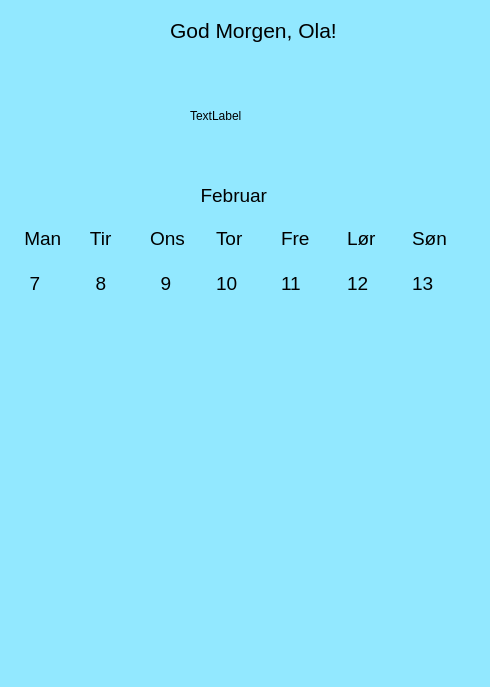
<?xml version="1.0" encoding="UTF-8"?>
<ui version="4.0">
 <class>MainWindow</class>
 <widget class="QMainWindow" name="MainWindow">
  <property name="enabled">
   <bool>true</bool>
  </property>
  <property name="geometry">
   <rect>
    <x>0</x>
    <y>0</y>
    <width>490</width>
    <height>687</height>
   </rect>
  </property>
  <property name="windowTitle">
   <string>MainWindow</string>
  </property>
  <property name="styleSheet">
   <string notr="true">background-color: rgb(146, 232, 255);</string>
  </property>
  <widget class="QWidget" name="centralwidget">
   <property name="styleSheet">
    <string notr="true">background-color: rgb(146, 232, 255);
border:none;</string>
   </property>
   <widget class="QGroupBox" name="groupBox">
    <property name="geometry">
     <rect>
      <x>10</x>
      <y>0</y>
      <width>471</width>
      <height>651</height>
     </rect>
    </property>
    <property name="title">
     <string/>
    </property>
    <widget class="QGroupBox" name="groupBox_3">
     <property name="geometry">
      <rect>
       <x>0</x>
       <y>210</y>
       <width>471</width>
       <height>101</height>
      </rect>
     </property>
     <property name="styleSheet">
      <string notr="true">color: rgb(0, 0, 0);</string>
     </property>
     <property name="title">
      <string/>
     </property>
     <layout class="QGridLayout" name="gridLayout">
      <item row="0" column="3">
       <widget class="QLabel" name="label_Thursday">
        <property name="font">
         <font>
          <pointsize>14</pointsize>
         </font>
        </property>
        <property name="text">
         <string>Tor</string>
        </property>
       </widget>
      </item>
      <item row="0" column="1">
       <widget class="QLabel" name="label_Tuesday">
        <property name="font">
         <font>
          <pointsize>14</pointsize>
         </font>
        </property>
        <property name="text">
         <string> Tir</string>
        </property>
       </widget>
      </item>
      <item row="0" column="5">
       <widget class="QLabel" name="label_Saturday">
        <property name="font">
         <font>
          <pointsize>14</pointsize>
         </font>
        </property>
        <property name="text">
         <string>Lør</string>
        </property>
       </widget>
      </item>
      <item row="0" column="2">
       <widget class="QLabel" name="label_Wednesday">
        <property name="font">
         <font>
          <pointsize>14</pointsize>
         </font>
        </property>
        <property name="text">
         <string>Ons</string>
        </property>
       </widget>
      </item>
      <item row="1" column="1">
       <widget class="QLabel" name="label_Tuesday_NR">
        <property name="font">
         <font>
          <pointsize>14</pointsize>
         </font>
        </property>
        <property name="text">
         <string>  8</string>
        </property>
       </widget>
      </item>
      <item row="1" column="3">
       <widget class="QLabel" name="label_Thursday_NR">
        <property name="font">
         <font>
          <pointsize>14</pointsize>
         </font>
        </property>
        <property name="text">
         <string>10</string>
        </property>
       </widget>
      </item>
      <item row="0" column="0">
       <widget class="QLabel" name="label_Monday">
        <property name="font">
         <font>
          <pointsize>14</pointsize>
         </font>
        </property>
        <property name="text">
         <string> Man</string>
        </property>
       </widget>
      </item>
      <item row="1" column="0">
       <widget class="QLabel" name="label_Monday_NR">
        <property name="font">
         <font>
          <pointsize>14</pointsize>
         </font>
        </property>
        <property name="text">
         <string>  7</string>
        </property>
       </widget>
      </item>
      <item row="0" column="4">
       <widget class="QLabel" name="label_Friday">
        <property name="font">
         <font>
          <pointsize>14</pointsize>
         </font>
        </property>
        <property name="text">
         <string>Fre</string>
        </property>
       </widget>
      </item>
      <item row="1" column="5">
       <widget class="QLabel" name="label_Saturday_NR">
        <property name="font">
         <font>
          <pointsize>14</pointsize>
         </font>
        </property>
        <property name="text">
         <string>12</string>
        </property>
       </widget>
      </item>
      <item row="1" column="2">
       <widget class="QLabel" name="label_Wednesday_NR">
        <property name="font">
         <font>
          <pointsize>14</pointsize>
         </font>
        </property>
        <property name="text">
         <string>  9</string>
        </property>
       </widget>
      </item>
      <item row="1" column="4">
       <widget class="QLabel" name="label_Friday_NR">
        <property name="font">
         <font>
          <pointsize>14</pointsize>
         </font>
        </property>
        <property name="text">
         <string>11</string>
        </property>
       </widget>
      </item>
      <item row="0" column="6">
       <widget class="QLabel" name="label_Sunday">
        <property name="font">
         <font>
          <pointsize>14</pointsize>
         </font>
        </property>
        <property name="text">
         <string>Søn</string>
        </property>
       </widget>
      </item>
      <item row="1" column="6">
       <widget class="QLabel" name="label_Sunday_NR">
        <property name="font">
         <font>
          <pointsize>14</pointsize>
         </font>
        </property>
        <property name="text">
         <string>13</string>
        </property>
       </widget>
      </item>
     </layout>
    </widget>
    <widget class="QGroupBox" name="groupBox_2">
     <property name="geometry">
      <rect>
       <x>0</x>
       <y>310</y>
       <width>471</width>
       <height>341</height>
      </rect>
     </property>
     <property name="title">
      <string/>
     </property>
     <widget class="QPushButton" name="pushButton_Profile">
      <property name="geometry">
       <rect>
        <x>102</x>
        <y>37</y>
        <width>231</width>
        <height>41</height>
       </rect>
      </property>
      <property name="baseSize">
       <size>
        <width>0</width>
        <height>0</height>
       </size>
      </property>
      <property name="styleSheet">
       <string notr="true">border-image: url(:/Assets/Buttons/profil_active.png);</string>
      </property>
      <property name="text">
       <string/>
      </property>
     </widget>
     <widget class="QPushButton" name="pushButton_startTest">
      <property name="geometry">
       <rect>
        <x>102</x>
        <y>92</y>
        <width>231</width>
        <height>41</height>
       </rect>
      </property>
      <property name="styleSheet">
       <string notr="true">border-image: url(:/Assets/Buttons/sexkunn_active.png);</string>
      </property>
      <property name="text">
       <string/>
      </property>
     </widget>
     <widget class="QPushButton" name="pushButton_Results">
      <property name="geometry">
       <rect>
        <x>100</x>
        <y>210</y>
        <width>231</width>
        <height>41</height>
       </rect>
      </property>
      <property name="styleSheet">
       <string notr="true">border-image: url(:/Assets/Buttons/resultater_active.png);</string>
      </property>
      <property name="text">
       <string/>
      </property>
     </widget>
     <widget class="QPushButton" name="pushButton_Reminders">
      <property name="geometry">
       <rect>
        <x>100</x>
        <y>270</y>
        <width>231</width>
        <height>41</height>
       </rect>
      </property>
      <property name="styleSheet">
       <string notr="true">border-image: url(:/Assets/Buttons/oversikt_active.png);
color: rgb(0, 0, 0);</string>
      </property>
      <property name="text">
       <string/>
      </property>
     </widget>
     <widget class="QPushButton" name="pushButton">
      <property name="geometry">
       <rect>
        <x>100</x>
        <y>150</y>
        <width>231</width>
        <height>41</height>
       </rect>
      </property>
      <property name="styleSheet">
       <string notr="true">border-image: url(:/Assets/Buttons/kroppkunn_active.png);
</string>
      </property>
      <property name="text">
       <string/>
      </property>
     </widget>
    </widget>
    <widget class="QLabel" name="label_profilePicture_Main">
     <property name="geometry">
      <rect>
       <x>180</x>
       <y>70</y>
       <width>91</width>
       <height>91</height>
      </rect>
     </property>
     <property name="text">
      <string>TextLabel</string>
     </property>
    </widget>
    <widget class="QLabel" name="label_Greeting">
     <property name="geometry">
      <rect>
       <x>160</x>
       <y>10</y>
       <width>171</width>
       <height>41</height>
      </rect>
     </property>
     <property name="font">
      <font>
       <pointsize>16</pointsize>
      </font>
     </property>
     <property name="styleSheet">
      <string notr="true">color: rgb(0, 0, 0);</string>
     </property>
     <property name="text">
      <string>God Morgen, Ola!</string>
     </property>
    </widget>
    <widget class="QLabel" name="label">
     <property name="geometry">
      <rect>
       <x>180</x>
       <y>180</y>
       <width>111</width>
       <height>31</height>
      </rect>
     </property>
     <property name="font">
      <font>
       <pointsize>14</pointsize>
      </font>
     </property>
     <property name="styleSheet">
      <string notr="true">color: rgb(0, 0, 0);</string>
     </property>
     <property name="text">
      <string>  Februar</string>
     </property>
    </widget>
    <widget class="QPushButton" name="pushButton_2">
     <property name="geometry">
      <rect>
       <x>10</x>
       <y>10</y>
       <width>91</width>
       <height>41</height>
      </rect>
     </property>
     <property name="styleSheet">
      <string notr="true">border-image: url(:/Assets/Buttons/avslutt_active.png);</string>
     </property>
     <property name="text">
      <string/>
     </property>
    </widget>
   </widget>
  </widget>
  <action name="actionOpen_File">
   <property name="text">
    <string>Open File</string>
   </property>
  </action>
 </widget>
 <resources/>
 <connections/>
</ui>
